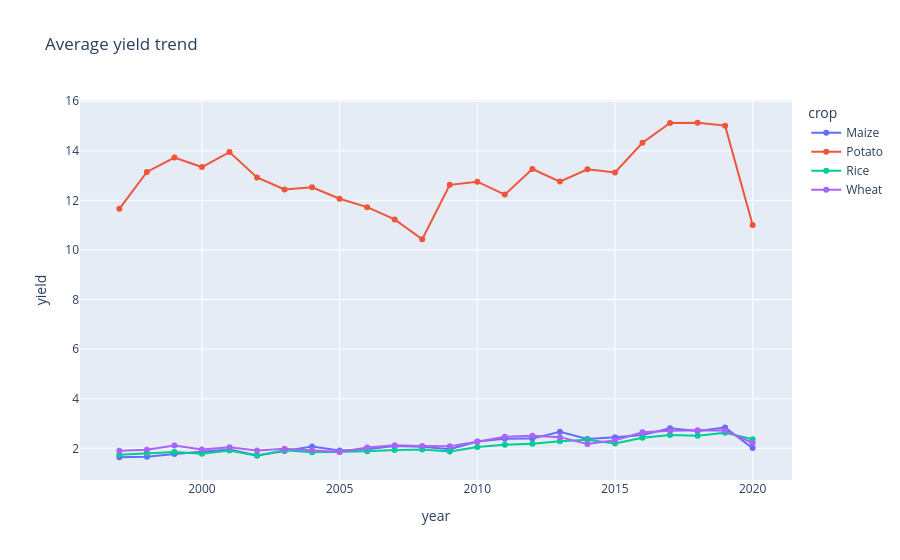

The notebook cell saved with this chart:
### Code cell
# --- Cell 5: Yield trend over time ---
major = ["Rice", "Wheat", "Maize", "Potato"]
t = crop[crop.crop.isin(major)].groupby(["year", "crop"])["yield"].mean().reset_index()
px.line(t, x="year", y="yield", color="crop", markers=True, title="Average yield trend")

### Figure 1 — Plotly figure (JSON) as saved in the notebook; plotly's stock layout.template omitted (floating-point values rounded to 4 significant figures)
{"data": [{"hovertemplate": "crop=Maize<br>year=%{x}<br>yield=%{y}<extra></extra>", "legendgroup": "Maize", "line": {"color": "#636efa", "dash": "solid"}, "marker": {"symbol": "circle"}, "mode": "lines+markers", "name": "Maize", "orientation": "v", "showlegend": true, "type": "scatter", "x": [1997, 1998, 1999, 2000, 2001, 2002, 2003, 2004, 2005, 2006, 2007, 2008, 2009, 2010, 2011, 2012, 2013, 2014, 2015, 2016, 2017, 2018, 2019, 2020], "xaxis": "x", "y": [1.64, 1.661, 1.771, 1.87, 1.947, 1.714, 1.891, 2.075, 1.909, 1.961, 2.093, 2.061, 1.966, 2.271, 2.388, 2.392, 2.668, 2.379, 2.443, 2.536, 2.807, 2.698, 2.838, 2.009], "yaxis": "y"}, {"hovertemplate": "crop=Potato<br>year=%{x}<br>yield=%{y}<extra></extra>", "legendgroup": "Potato", "line": {"color": "#EF553B", "dash": "solid"}, "marker": {"symbol": "circle"}, "mode": "lines+markers", "name": "Potato", "orientation": "v", "showlegend": true, "type": "scatter", "x": [1997, 1998, 1999, 2000, 2001, 2002, 2003, 2004, 2005, 2006, 2007, 2008, 2009, 2010, 2011, 2012, 2013, 2014, 2015, 2016, 2017, 2018, 2019, 2020], "xaxis": "x", "y": [11.66, 13.15, 13.73, 13.35, 13.95, 12.92, 12.44, 12.53, 12.07, 11.73, 11.23, 10.43, 12.63, 12.75, 12.23, 13.27, 12.76, 13.25, 13.13, 14.33, 15.12, 15.13, 15.02, 11.01], "yaxis": "y"}, {"hovertemplate": "crop=Rice<br>year=%{x}<br>yield=%{y}<extra></extra>", "legendgroup": "Rice", "line": {"color": "#00cc96", "dash": "solid"}, "marker": {"symbol": "circle"}, "mode": "lines+markers", "name": "Rice", "orientation": "v", "showlegend": true, "type": "scatter", "x": [1997, 1998, 1999, 2000, 2001, 2002, 2003, 2004, 2005, 2006, 2007, 2008, 2009, 2010, 2011, 2012, 2013, 2014, 2015, 2016, 2017, 2018, 2019, 2020], "xaxis": "x", "y": [1.742, 1.796, 1.849, 1.784, 1.91, 1.705, 1.926, 1.838, 1.851, 1.883, 1.936, 1.951, 1.873, 2.054, 2.142, 2.187, 2.29, 2.343, 2.195, 2.428, 2.535, 2.51, 2.63, 2.369], "yaxis": "y"}, {"hovertemplate": "crop=Wheat<br>year=%{x}<br>yield=%{y}<extra></extra>", "legendgroup": "Wheat", "line": {"color": "#ab63fa", "dash": "solid"}, "marker": {"symbol": "circle"}, "mode": "lines+markers", "name": "Wheat", "orientation": "v", "showlegend": true, "type": "scatter", "x": [1997, 1998, 1999, 2000, 2001, 2002, 2003, 2004, 2005, 2006, 2007, 2008, 2009, 2010, 2011, 2012, 2013, 2014, 2015, 2016, 2017, 2018, 2019, 2020], "xaxis": "x", "y": [1.904, 1.941, 2.112, 1.949, 2.042, 1.917, 1.982, 1.921, 1.856, 2.034, 2.12, 2.092, 2.083, 2.267, 2.47, 2.505, 2.451, 2.174, 2.324, 2.644, 2.706, 2.727, 2.721, 2.215], "yaxis": "y"}], "layout": {"legend": {"title": {"text": "crop"}, "tracegroupgap": 0}, "title": {"text": "Average yield trend"}, "xaxis": {"anchor": "y", "domain": [0, 1], "title": {"text": "year"}}, "yaxis": {"anchor": "x", "domain": [0, 1], "title": {"text": "yield"}}}}
